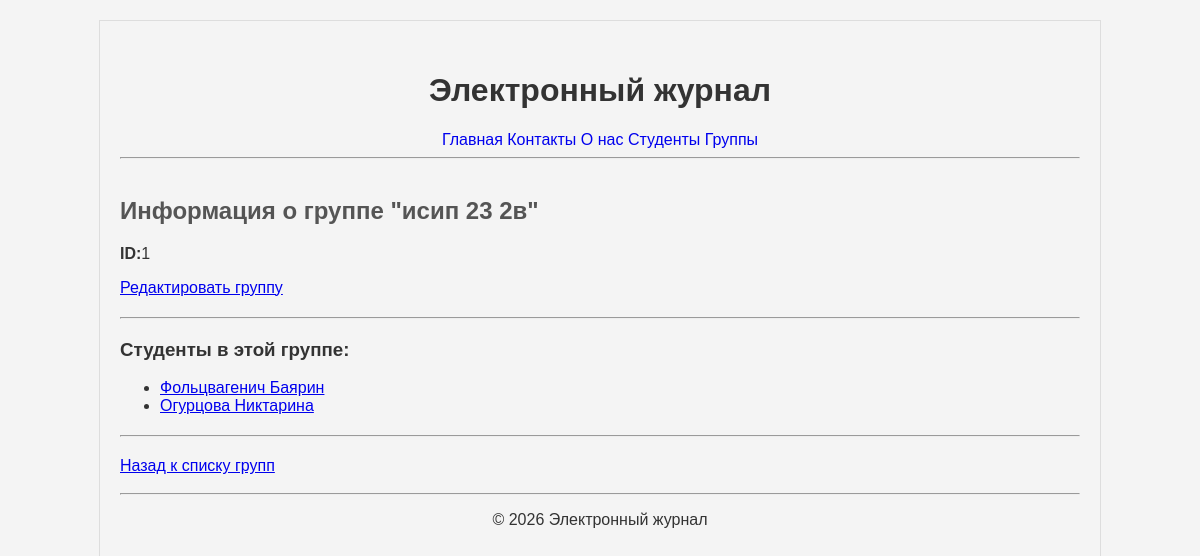
The page /group/1/ on the database as committed earlier.
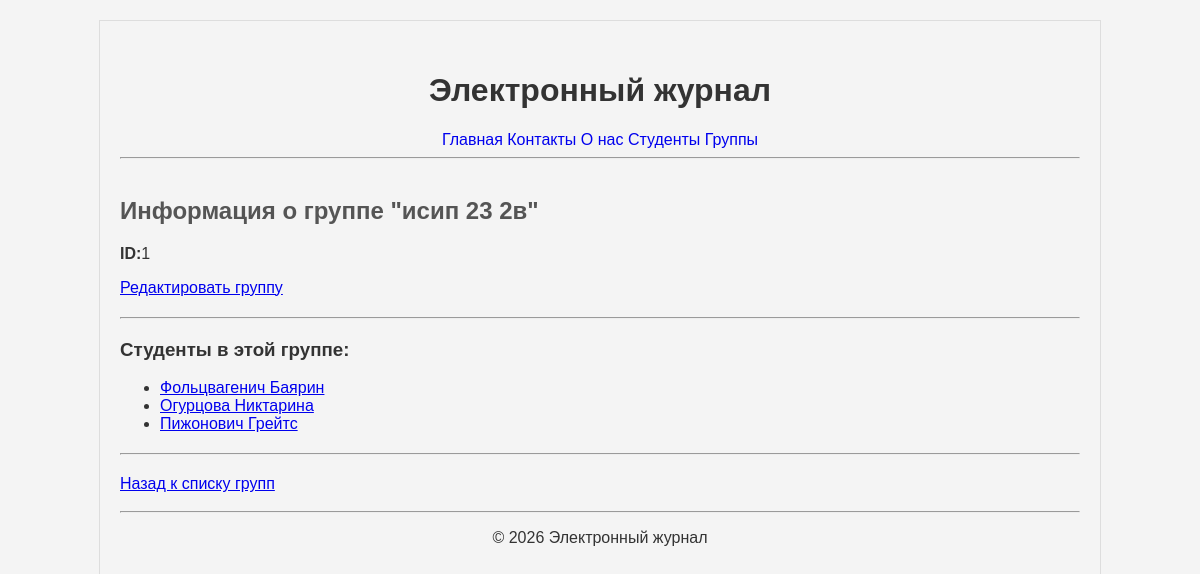
The same page on the database as committed later.
### journal/models.py (models this page shows)
class Student(models.Model):
    first_name = models.CharField(max_length=50)
    last_name = models.CharField(max_length=50)
    group = models.ForeignKey(Group, on_delete=models.CASCADE, related_name='students')
    def __str__(self):
        return f'{self.last_name} {self.first_name}'

### journal/views.py (the view)
# urls.py: path('group/<int:group_id>/', views.group_detail_view, name='group_detail'),
def group_detail_view(request, group_id):
    group = Group.objects.get(pk=group_id)
    students_in_group = group.students.all()
    context = {
        'group': group,
        'students': students_in_group,
    }
    return render(request, 'journal/group_detail.html', context)

### journal/templates/journal/group_detail.html (shortened to what this page needs)
{% extends 'base.html' %}
{% block content %}
    <h2>Информация о группе "{{ group.name }}"</h2>
    <p><strong>ID:</strong>{{ group.id }}</p>
    <p><a href="{% url 'group_edit' group_id=group.id %}">Редактировать группу</a></p>
    <hr style = "margin: 20px 0;">
    <h3>Студенты в этой группе:</h3>
    {% if students %}
        <ul>
            {% for student in students %}
                <li>
                    <a href="{% url 'student_detail' student_id=student.id %}">{{ student }}</a>
                </li>
            {% endfor %}
        </ul>
    {% else %}
        <p>в этоой группе пока нет студентов.</p>
    {% endif %}
    <hr style="margin: 20px 0;">
    <a href="{% url 'groups' %}">Назад к списку групп</a>
{% endblock %}

Rows that differ between the two databases and show on the page:
added Student: last_name+first_name "Пижонович Грейтс"
